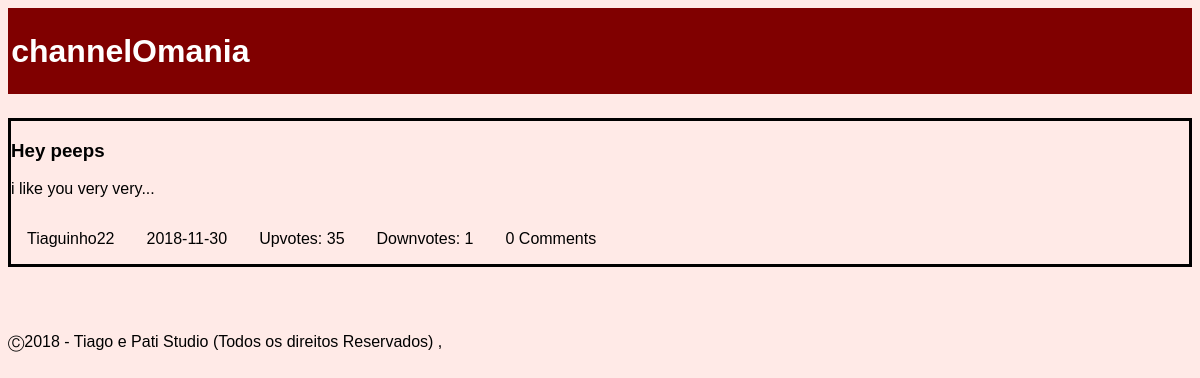
The page /pages/mainpage.php on the database as committed earlier.
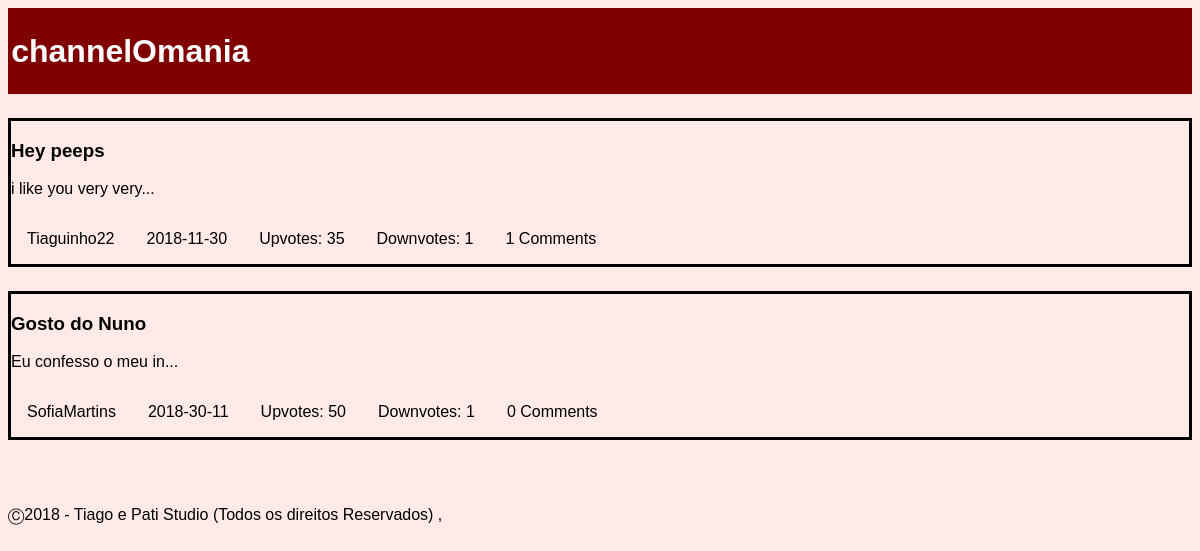
The same page on the database as committed later.
### tables this page shows
CREATE TABLE 'story'
(
	'ID' INTEGER NOT NULL PRIMARY KEY,
	'title' TEXT NOT NULL,
	'content' TEXT NOT NULL,
	'upvotes' INTEGER NOT NULL DEFAULT 0,
	'downvotes' INTEGER NOT NULL DEFAULT 0,
	'author' INTEGER NOT NULL,
	'date' TEXT NOT NULL,
	'channel' INTEGER NOT NULL,
	CONSTRAINT 'FK_author' FOREIGN KEY ('author') REFERENCES 'user' ('ID') ON DELETE No Action ON UPDATE No Action,
	CONSTRAINT 'FK_story_channel' FOREIGN KEY ('channel') REFERENCES 'channel' ('ID') ON DELETE No Action ON UPDATE No Action
);

CREATE TABLE 'user'
(
	'ID' INTEGER NOT NULL PRIMARY KEY AUTOINCREMENT,
	'username' TEXT NOT NULL,
	'email' TEXT NOT NULL,
	'password' TEXT NOT NULL,
	'birth' TEXT ,
	'profilePic' TEXT,
	CONSTRAINT 'username' UNIQUE ('username')
);

### pages/mainpage.php (called while the page is built, shortened)
<?php
  include_once('../database/db_list.php');
  include_once('../templates/tpl_common.php');
  include_once('../templates/tpl_mainpage.php');
  draw_header($_SESSION['username']);
  $storyInfo = listStory();
  draw_mainpage($storyInfo);
  draw_footer();
?>

### database/db_list.php (called while the page is built, shortened)
<?php
function listStory() {
  $db = Database::instance()->db();
  $stmt = $db->prepare('SELECT *,(SELECT COUNT(*) FROM comment WHERE comment.story == story.ID) AS n_comments FROM story INNER JOIN user ON user.ID == story.author');
  $stmt->execute();
  return $stmt->fetchAll();
}
?>

### templates/tpl_mainpage.php (the view)
<?php function draw_mainpage($storyInfo) { ?>
  <?php for ($i = 0; $i < count($storyInfo); $i++) { ?>
  <section id="story_preview">
    <h3><?php echo($storyInfo[$i]['title']); ?></h3>
    <p><?php echo(substr($storyInfo[$i]['content'],0,20)); ?>...</p>
    <ul>
      <li><?php echo($storyInfo[$i]['username']); ?></li>
      <li><?php echo($storyInfo[$i]['date']); ?></li>
      <li>Upvotes: <?php echo($storyInfo[$i]['upvotes']); ?></li>
      <li>Downvotes: <?php echo($storyInfo[$i]['downvotes']); ?></li>
      <li><?php echo($storyInfo[$i]['n_comments']); ?> Comments</li>
    </ul>
  </section>
  <?php } ?>
<?php } ?>

### templates/tpl_common.php (shortened to what this page needs)
<?php function draw_header(){
?>
<!DOCTYPE html>
<html lang="en-US">
  <head>
    <link href="../css/style.css" rel="stylesheet">
  </head>
  <body>
    <header>
      <h1><a href="register.php">channelOmania</a></h1>
    </header>
<?php } ?>
<?php function draw_footer(){
  ?>
  <footer>
    <p>	&#9400;2018 - Tiago e Pati Studio (Todos os direitos Reservados) ,</p>
  </footer>
</body>
</html>
<?php }
 ?>

### css/style.css (style rules this page uses)
body { font-family: Helvetica; background-color: #FFEAE7; }
header { background-color: #800000; padding: 0.2em; position: relative; }
header a { color: white; font-family: Helvetica; text-decoration: none; }
#story_preview { margin-top: 2%; border-style: solid; }
footer { clear: left; padding-top: 50px; }
#story_preview ul { display: flex; flex-wrap: wrap; flex-direction: row; padding: 0; margin: 0; }
#story_preview li { text-align: center; list-style-type: none; padding: 1em; }

Rows that differ between the two databases and show on the page:
computed for story "Hey peeps": n_comments "0" → "1"
added story: title "Gosto do Nuno", content "Eu confesso o meu in", author.username "SofiaMartins", date "2018-30-11", upvotes "50", downvotes "1", n_comments "0"
